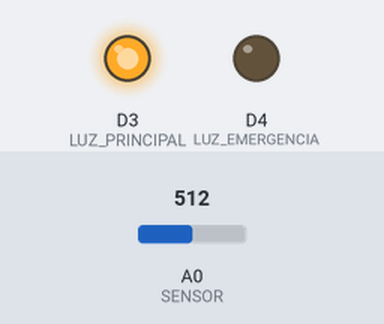
Bench run of a sketch on a simulated ESP8266 (NodeMCU). Shown: output pins drawn as LEDs (lit = HIGH). Inputs (shaded band) come from the test bench; at power-on: A0 (SENSOR) = 512. WiFi joins after 1.5 s; servers stay silent unless stated; no MQTT or app messages arrive unless stated; what the sketch prints to the serial monitor is not drawn.

Above: at 2.7 s.
2.8 s: A0 (SENSOR) set to 353
6.6 s: A0 (SENSOR) set to 327
At 8.9 s:
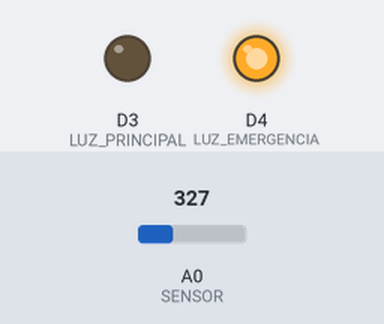
10.4 s: A0 (SENSOR) set to 350
At 11.2 s:
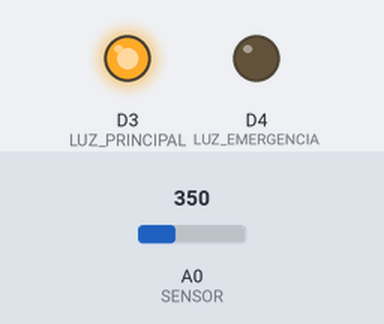
14.2 s: A0 (SENSOR) set to 330
At 16.9 s:
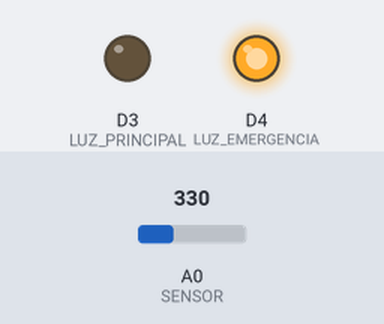
Timing chart, 0 to 18.4 s (numbered marks = the images above; inputs shaded):
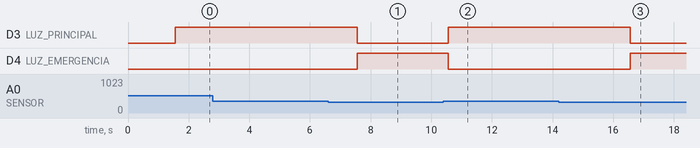

The sketch:

iot_demo.ino
```cpp
#include <Adafruit_MQTT_Client.h>
#include <Adafruit_MQTT.h>
#include <ESP8266WiFi.h>

#define SENSOR A0
#define LUZ_PRINCIPAL D3
#define LUZ_EMERGENCIA D4

#define MQTT_SERVER "url.do.seu.servidor.mqtt"
#define MQTT_SERVERPORT 1950
#define MQTT_USERNAME "seu.usuario.no.servidor.mqtt"
#define MQTT_PWD "sua.senha.no.servidor.mqtt"

char* ssid = "nome.da.sua.rede.wifi";
char* pass = "senha.da.sua.rede.wifi";

int status = WL_IDLE_STATUS;
WiFiClient wfClient;
Adafruit_MQTT_Client mqtt(&wfClient, MQTT_SERVER, MQTT_SERVERPORT, MQTT_USERNAME, MQTT_PWD);
Adafruit_MQTT_Publish mqttThread = Adafruit_MQTT_Publish(&mqtt, "nome.do.seu.topico.no.servidor.mqttt");

void setup() {
  pinMode(LUZ_PRINCIPAL, OUTPUT);
  pinMode(LUZ_EMERGENCIA, OUTPUT);
  pinMode(SENSOR, INPUT);

  digitalWrite(LUZ_PRINCIPAL, LOW);
  digitalWrite(LUZ_EMERGENCIA, LOW);

  Serial.begin(9600);
  delay(10);
  WiFi.begin(ssid, pass);

  while (status != WL_CONNECTED) {
    delay(500);
    status = WiFi.status();
    Serial.print(".");
  }

  Serial.println("");
}

void loop() {
  conectarMQTT();
  String json = "";
  const char* msg;
  int luminosidade = analogRead(SENSOR);

  if(luminosidade < 340) {
    digitalWrite(LUZ_PRINCIPAL, LOW);
    digitalWrite(LUZ_EMERGENCIA, HIGH);

    json = "\"principal\":\"off\", \"emergencia\":\"on\"";
  } else {
    digitalWrite(LUZ_PRINCIPAL, HIGH);
    digitalWrite(LUZ_EMERGENCIA, LOW);

    json = "\"principal\":\"on\", \"emergencia\":\"off\"";
  }

  json = "{" + json + "}";
  msg = json.c_str();

  mqttThread.publish(msg);
  delay(3000);
}

void conectarMQTT() {
  int ret;

  // Aborta se já estiver conectado.
  if (mqtt.connected()) {
    return;
  }

  Serial.print("Conectando ao servidor MQTT... ");

  int tentativas = 3;
  while ((ret = mqtt.connect()) != 0 && tentativas > 0) { // connect() retorna 0 se conectado
       Serial.println(mqtt.connectErrorString(ret));
       Serial.println("Tentando novamente em 5 segundos...");
       mqtt.disconnect();
       delay(5000);  // Aguarda 5 segundos
       tentativas--;
       if (tentativas == 0) {
         Serial.println("Não foi possível conectar ao servidor MQTT.");
       } else {
         Serial.println("MQTT conectado.");
       }
  }
}
```

Measured:
- the behaviour switches between 340 and 339 on A0 (SENSOR) (found by bisection; images 0 and 1)
- after the input at 2.8 s, every drawn part: stays the same
- after the input at 6.6 s, D3 (LUZ_PRINCIPAL): HIGH → LOW after 0.96 s; D4 (LUZ_EMERGENCIA): LOW → HIGH after 0.96 s
- after the input at 10.4 s, D3 (LUZ_PRINCIPAL): LOW → HIGH after 0.16 s; D4 (LUZ_EMERGENCIA): HIGH → LOW after 0.16 s
- after the input at 14.2 s, D3 (LUZ_PRINCIPAL): HIGH → LOW after 2.4 s; D4 (LUZ_EMERGENCIA): LOW → HIGH after 2.4 s
